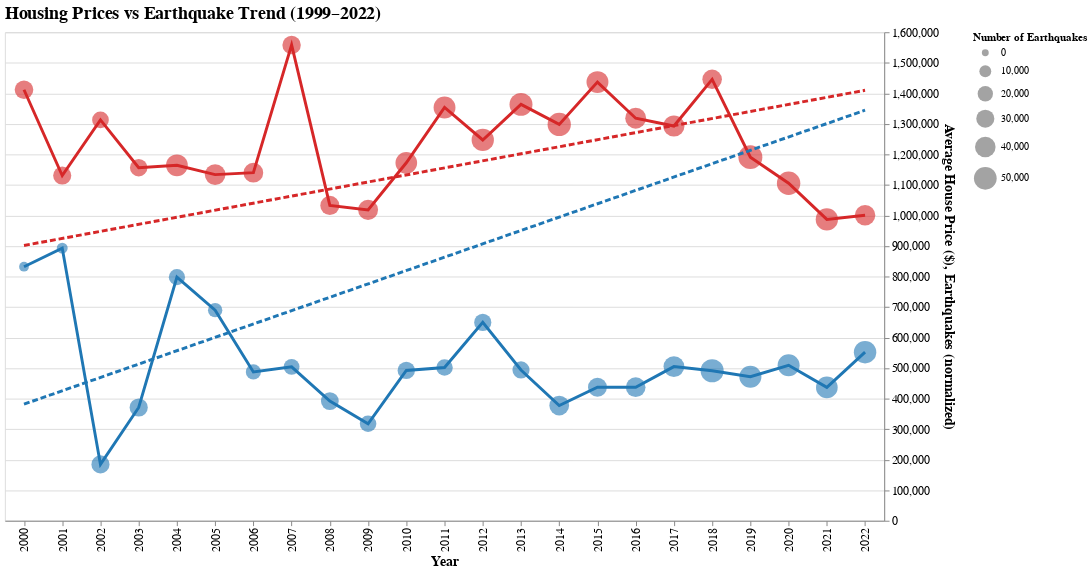

The cell this chart's notebook holds for it:
### Markdown cell above
# Dernière Visualisation

### Code cell
import altair as alt
import pandas as pd

# --- Filter data between 1999 and 2022 ---
df = df_state_AC[
    (df_state_AC['year'] >= 1999) &
    (df_state_AC['year'] <= 2022)
].copy()

df = df.dropna(subset=["avg_price", "n_earthquakes"])

# --- Compute normalization for earthquakes ---
ymin = df["avg_price"].min()
ymax = df["avg_price"].max()

df["eq_norm"] = (
    (df["n_earthquakes"] - df["n_earthquakes"].min()) /
    (df["n_earthquakes"].max() - df["n_earthquakes"].min())
) * (ymax - ymin) + ymin

# ------------------------------------
# AXIS DEFINITIONS
# ------------------------------------
left_axis = alt.Axis(title="Average House Price ($)")
right_axis = alt.Axis(title="Earthquakes (normalized)", orient="right")

# ------------------------------------
# SCATTER (left axis)
# ------------------------------------
scatter = (
    alt.Chart(df)
    .mark_circle(opacity=0.6)
    .encode(
        x=alt.X("year:O", title="Year"),
        y=alt.Y("avg_price:Q", axis=left_axis),
        size=alt.Size("n_earthquakes:Q",
                      title="Number of Earthquakes",
                      scale=alt.Scale(range=[50, 600])),
        color=alt.Color("state:N",
                        scale=alt.Scale(
                            domain=["Alaska", "California"],
                            range=["#1f77b4", "#d62728"]
                        )),
        tooltip=["state", "year", "avg_price", "n_earthquakes"]
    )
)

# ------------------------------------
# EARTHQUAKE REGRESSION (right axis)
# ------------------------------------
reg_right = (
    alt.Chart(df)
    .transform_regression("year", "eq_norm", groupby=["state"])
    .mark_line(size=3, strokeDash=[6,3])
    .encode(
        x="year:O",
        y=alt.Y("eq_norm:Q", axis=right_axis),
        color=alt.Color(
            "state:N",
            scale=alt.Scale(
                domain=["Alaska", "California"],
                range=["#1f77b4", "#d62728"]
            ),
            legend=None
        ),
        tooltip=["state", "year", "n_earthquakes"]
    )
)

# ------------------------------------
# PRICE LINE (left axis)
# ------------------------------------
price_line = (
    alt.Chart(df)
    .mark_line(size=3)
    .encode(
        x="year:O",
        y=alt.Y("avg_price:Q"),
        color=alt.Color(
            "state:N",
            scale=alt.Scale(
                domain=["Alaska", "California"],
                range=["#1f77b4", "#d62728"]
            ),
            title="States"
        )
    )
)

# ------------------------------------
# FINAL CHART
# ------------------------------------
chart = (
    (scatter + price_line + reg_right)
    .properties(
        width=900,
        height=500,
        title="Housing Prices vs Earthquake Trend (1999–2022)"
    )
    .configure_axis(labelFontSize=12, titleFontSize=14)
    .configure_title(fontSize=18, anchor="start")
)

chart

### Figure 1 — Vega-Lite specification as saved in the notebook (floating-point values rounded to 4 significant figures)
{"config": {"view": {"continuousWidth": 300, "continuousHeight": 300}, "axis": {"labelFontSize": 12, "titleFontSize": 14}, "title": {"anchor": "start", "fontSize": 18}}, "layer": [{"mark": {"type": "circle", "opacity": 0.6}, "encoding": {"color": {"field": "state", "scale": {"domain": ["Alaska", "California"], "range": ["#1f77b4", "#d62728"]}, "type": "nominal"}, "size": {"field": "n_earthquakes", "scale": {"range": [50, 600]}, "title": "Number of Earthquakes", "type": "quantitative"}, "tooltip": [{"field": "state", "type": "nominal"}, {"field": "year", "type": "quantitative"}, {"field": "avg_price", "type": "quantitative"}, {"field": "n_earthquakes", "type": "quantitative"}], "x": {"field": "year", "title": "Year", "type": "ordinal"}, "y": {"axis": {"title": "Average House Price ($)"}, "field": "avg_price", "type": "quantitative"}}}, {"mark": {"type": "line", "size": 3}, "encoding": {"color": {"field": "state", "scale": {"domain": ["Alaska", "California"], "range": ["#1f77b4", "#d62728"]}, "title": "States", "type": "nominal"}, "x": {"field": "year", "type": "ordinal"}, "y": {"field": "avg_price", "type": "quantitative"}}}, {"mark": {"type": "line", "size": 3, "strokeDash": [6, 3]}, "encoding": {"color": {"field": "state", "legend": null, "scale": {"domain": ["Alaska", "California"], "range": ["#1f77b4", "#d62728"]}, "type": "nominal"}, "tooltip": [{"field": "state", "type": "nominal"}, {"field": "year", "type": "quantitative"}, {"field": "n_earthquakes", "type": "quantitative"}], "x": {"field": "year", "type": "ordinal"}, "y": {"axis": {"orient": "right", "title": "Earthquakes (normalized)"}, "field": "eq_norm", "type": "quantitative"}}, "transform": [{"on": "year", "regression": "eq_norm", "groupby": ["state"]}]}], "data": {"name": "data-68cffd301639fc142f9815e909d5a8b1"}, "height": 500, "title": "Housing Prices vs Earthquake Trend (1999–2022)", "width": 900, "$schema": "https://vega.github.io/schema/vega-lite/v5.20.1.json", "datasets": {"data-68cffd301639fc142f9815e909d5a8b1": [{"state": "Alaska", "state_fips": "02", "year": 2000, "n_earthquakes": 5085.0, "avg_magnitude": 2.145, "max_magnitude": 6.5, "avg_depth": 51.67, "n_properties": 2.0, "avg_price": 832000.0, "median_price": 832000.0, "avg_bedrooms": 4.0, "avg_bathrooms": 2.5, "eq_norm": 184500.0}, {"state": "Alaska", "state_fips": "02", "year": 2001, "n_earthquakes": 7609.0, "avg_magnitude": 2.018, "max_magnitude": 6.9, "avg_depth": 46.77, "n_properties": 3.0, "avg_price": 893000.0, "median_price": 650000.0, "avg_bedrooms": 5.0, "avg_bathrooms": 5.0, "eq_norm": 252600.0}, {"state": "Alaska", "state_fips": "02", "year": 2002, "n_earthquakes": 29940.0, "avg_magnitude": 1.718, "max_magnitude": 7.9, "avg_depth": 20.2, "n_properties": 2.0, "avg_price": 184500.0, "median_price": 184500.0, "avg_bedrooms": 2.5, "avg_bathrooms": 2.0, "eq_norm": 855400.0}, {"state": "Alaska", "state_fips": "02", "year": 2003, "n_earthquakes": 30100.0, "avg_magnitude": 1.622, "max_magnitude": 6.9, "avg_depth": 26.66, "n_properties": 3.0, "avg_price": 371000.0, "median_price": 319000.0, "avg_bedrooms": 3.667, "avg_bathrooms": 2.0, "eq_norm": 859700.0}, {"state": "Alaska", "state_fips": "02", "year": 2004, "n_earthquakes": 22900.0, "avg_magnitude": 1.641, "max_magnitude": 6.8, "avg_depth": 37.62, "n_properties": 11.0, "avg_price": 797900.0, "median_price": 648000.0, "avg_bedrooms": 4.636, "avg_bathrooms": 3.727, "eq_norm": 665400.0}, {"state": "Alaska", "state_fips": "02", "year": 2005, "n_earthquakes": 16890.0, "avg_magnitude": 1.838, "max_magnitude": 6.8, "avg_depth": 38.67, "n_properties": 7.0, "avg_price": 689600.0, "median_price": 579000.0, "avg_bedrooms": 5.571, "avg_bathrooms": 3.714, "eq_norm": 503100.0}, {"state": "Alaska", "state_fips": "02", "year": 2006, "n_earthquakes": 19370.0, "avg_magnitude": 1.932, "max_magnitude": 6.6, "avg_depth": 36.14, "n_properties": 10.0, "avg_price": 487500.0, "median_price": 506000.0, "avg_bedrooms": 4.4, "avg_bathrooms": 2.8, "eq_norm": 570100.0}, {"state": "Alaska", "state_fips": "02", "year": 2007, "n_earthquakes": 21540.0, "avg_magnitude": 1.816, "max_magnitude": 7.2, "avg_depth": 32.99, "n_properties": 9.0, "avg_price": 504100.0, "median_price": 499000.0, "avg_bedrooms": 4.444, "avg_bathrooms": 3.444, "eq_norm": 628700.0}, {"state": "Alaska", "state_fips": "02", "year": 2008, "n_earthquakes": 28580.0, "avg_magnitude": 1.683, "max_magnitude": 6.6, "avg_depth": 29.35, "n_properties": 8.0, "avg_price": 391800.0, "median_price": 400000.0, "avg_bedrooms": 3.875, "avg_bathrooms": 2.625, "eq_norm": 818600.0}, {"state": "Alaska", "state_fips": "02", "year": 2009, "n_earthquakes": 24040.0, "avg_magnitude": 1.602, "max_magnitude": 6.5, "avg_depth": 34.36, "n_properties": 6.0, "avg_price": 317600.0, "median_price": 300000.0, "avg_bedrooms": 2.667, "avg_bathrooms": 2.167, "eq_norm": 696000.0}, {"state": "Alaska", "state_fips": "02", "year": 2010, "n_earthquakes": 27080.0, "avg_magnitude": 1.844, "max_magnitude": 6.7, "avg_depth": 32.31, "n_properties": 9.0, "avg_price": 492300.0, "median_price": 452000.0, "avg_bedrooms": 4.0, "avg_bathrooms": 2.778, "eq_norm": 778200.0}, {"state": "Alaska", "state_fips": "02", "year": 2011, "n_earthquakes": 23910.0, "avg_magnitude": 1.661, "max_magnitude": 6.9, "avg_depth": 37.42, "n_properties": 7.0, "avg_price": 501900.0, "median_price": 439000.0, "avg_bedrooms": 3.286, "avg_bathrooms": 2.714, "eq_norm": 692500.0}, {"state": "Alaska", "state_fips": "02", "year": 2012, "n_earthquakes": 26530.0, "avg_magnitude": 1.585, "max_magnitude": 6.4, "avg_depth": 37.04, "n_properties": 12.0, "avg_price": 649600.0, "median_price": 397400.0, "avg_bedrooms": 3.333, "avg_bathrooms": 2.833, "eq_norm": 763400.0}, {"state": "Alaska", "state_fips": "02", "year": 2013, "n_earthquakes": 26310.0, "avg_magnitude": 1.63, "max_magnitude": 7.5, "avg_depth": 41.39, "n_properties": 12.0, "avg_price": 493900.0, "median_price": 468900.0, "avg_bedrooms": 3.75, "avg_bathrooms": 2.917, "eq_norm": 757300.0}, {"state": "Alaska", "state_fips": "02", "year": 2014, "n_earthquakes": 36490.0, "avg_magnitude": 1.473, "max_magnitude": 6.3, "avg_depth": 37.93, "n_properties": 15.0, "avg_price": 377100.0, "median_price": 350000.0, "avg_bedrooms": 3.533, "avg_bathrooms": 2.333, "eq_norm": 1032000.0}, {"state": "Alaska", "state_fips": "02", "year": 2015, "n_earthquakes": 32970.0, "avg_magnitude": 1.569, "max_magnitude": 6.8, "avg_depth": 40.96, "n_properties": 24.0, "avg_price": 437300.0, "median_price": 372200.0, "avg_bedrooms": 3.333, "avg_bathrooms": 2.667, "eq_norm": 937100.0}, {"state": "Alaska", "state_fips": "02", "year": 2016, "n_earthquakes": 35990.0, "avg_magnitude": 1.544, "max_magnitude": 7.1, "avg_depth": 42.01, "n_properties": 22.0, "avg_price": 437400.0, "median_price": 431000.0, "avg_bedrooms": 3.682, "avg_bathrooms": 2.591, "eq_norm": 1019000.0}, {"state": "Alaska", "state_fips": "02", "year": 2017, "n_earthquakes": 41160.0, "avg_magnitude": 1.561, "max_magnitude": 6.8, "avg_depth": 35.37, "n_properties": 17.0, "avg_price": 504900.0, "median_price": 435000.0, "avg_bedrooms": 3.647, "avg_bathrooms": 2.529, "eq_norm": 1158000.0}, {"state": "Alaska", "state_fips": "02", "year": 2018, "n_earthquakes": 51840.0, "avg_magnitude": 1.598, "max_magnitude": 7.9, "avg_depth": 29.83, "n_properties": 36.0, "avg_price": 491200.0, "median_price": 463500.0, "avg_bedrooms": 3.778, "avg_bathrooms": 2.889, "eq_norm": 1447000.0}, {"state": "Alaska", "state_fips": "02", "year": 2019, "n_earthquakes": 46790.0, "avg_magnitude": 1.378, "max_magnitude": 6.3, "avg_depth": 28.91, "n_properties": 32.0, "avg_price": 471900.0, "median_price": 437000.0, "avg_bedrooms": 3.531, "avg_bathrooms": 2.594, "eq_norm": 1310000.0}, {"state": "Alaska", "state_fips": "02", "year": 2020, "n_earthquakes": 46480.0, "avg_magnitude": 1.384, "max_magnitude": 7.8, "avg_depth": 30.28, "n_properties": 21.0, "avg_price": 509100.0, "median_price": 460000.0, "avg_bedrooms": 3.381, "avg_bathrooms": 2.81, "eq_norm": 1302000.0}, {"state": "Alaska", "state_fips": "02", "year": 2021, "n_earthquakes": 45000.0, "avg_magnitude": 1.421, "max_magnitude": 6.9, "avg_depth": 34.25, "n_properties": 16.0, "avg_price": 436800.0, "median_price": 412500.0, "avg_bedrooms": 3.125, "avg_bathrooms": 2.375, "eq_norm": 1262000.0}, {"state": "Alaska", "state_fips": "02", "year": 2022, "n_earthquakes": 48680.0, "avg_magnitude": 1.42, "max_magnitude": 6.8, "avg_depth": 37.48, "n_properties": 3.0, "avg_price": 552200.0, "median_price": 539000.0, "avg_bedrooms": 3.333, "avg_bathrooms": 2.0, "eq_norm": 1361000.0}, {"state": "California", "state_fips": "06", "year": 2000, "n_earthquakes": 31980.0, "avg_magnitude": 1.466, "max_magnitude": 5.7, "avg_depth": 5.622, "n_properties": 909.0, "avg_price": 1412000.0, "median_price": 775000.0, "avg_bedrooms": 3.483, "avg_bathrooms": 2.758, "eq_norm": 910400.0}, {"state": "California", "state_fips": "06", "year": 2001, "n_earthquakes": 29830.0, "avg_magnitude": 1.49, "max_magnitude": 5.3, "avg_depth": 5.668, "n_properties": 899.0, "avg_price": 1131000.0, "median_price": 760000.0, "avg_bedrooms": 3.502, "avg_bathrooms": 2.732, "eq_norm": 852300.0}, {"state": "California", "state_fips": "06", "year": 2002, "n_earthquakes": 24680.0, "avg_magnitude": 1.373, "max_magnitude": 5.2, "avg_depth": 5.839, "n_properties": 1059.0, "avg_price": 1313000.0, "median_price": 799000.0, "avg_bedrooms": 3.547, "avg_bathrooms": 2.823, "eq_norm": 713400.0}, {"state": "California", "state_fips": "06", "year": 2003, "n_earthquakes": 27580.0, "avg_magnitude": 1.421, "max_magnitude": 6.5, "avg_depth": 6.089, "n_properties": 1292.0, "avg_price": 1156000.0, "median_price": 750000.0, "avg_bedrooms": 3.524, "avg_bathrooms": 2.714, "eq_norm": 791800.0}, {"state": "California", "state_fips": "06", "year": 2004, "n_earthquakes": 45420.0, "avg_magnitude": 1.281, "max_magnitude": 5.97, "avg_depth": 5.354, "n_properties": 1500.0, "avg_price": 1164000.0, "median_price": 714000.0, "avg_bedrooms": 3.562, "avg_bathrooms": 2.798, "eq_norm": 1273000.0}, {"state": "California", "state_fips": "06", "year": 2005, "n_earthquakes": 40560.0, "avg_magnitude": 1.148, "max_magnitude": 7.2, "avg_depth": 5.229, "n_properties": 1453.0, "avg_price": 1134000.0, "median_price": 699000.0, "avg_bedrooms": 3.589, "avg_bathrooms": 2.811, "eq_norm": 1142000.0}, {"state": "California", "state_fips": "06", "year": 2006, "n_earthquakes": 36260.0, "avg_magnitude": 1.114, "max_magnitude": 5.0, "avg_depth": 4.863, "n_properties": 1122.0, "avg_price": 1140000.0, "median_price": 699000.0, "avg_bedrooms": 3.503, "avg_bathrooms": 2.77, "eq_norm": 1026000.0}, {"state": "California", "state_fips": "06", "year": 2007, "n_earthquakes": 31250.0, "avg_magnitude": 1.143, "max_magnitude": 5.4, "avg_depth": 5.94, "n_properties": 949.0, "avg_price": 1558000.0, "median_price": 739000.0, "avg_bedrooms": 3.466, "avg_bathrooms": 2.81, "eq_norm": 890800.0}, {"state": "California", "state_fips": "06", "year": 2008, "n_earthquakes": 33850.0, "avg_magnitude": 1.09, "max_magnitude": 5.9, "avg_depth": 5.542, "n_properties": 1146.0, "avg_price": 1033000.0, "median_price": 670500.0, "avg_bedrooms": 3.515, "avg_bathrooms": 2.698, "eq_norm": 961000.0}, {"state": "California", "state_fips": "06", "year": 2009, "n_earthquakes": 37610.0, "avg_magnitude": 1.053, "max_magnitude": 5.19, "avg_depth": 5.462, "n_properties": 1244.0, "avg_price": 1018000.0, "median_price": 631000.0, "avg_bedrooms": 3.537, "avg_bathrooms": 2.65, "eq_norm": 1062000.0}, {"state": "California", "state_fips": "06", "year": 2010, "n_earthquakes": 44960.0, "avg_magnitude": 1.045, "max_magnitude": 6.5, "avg_depth": 5.239, "n_properties": 1244.0, "avg_price": 1172000.0, "median_price": 660000.0, "avg_bedrooms": 3.499, "avg_bathrooms": 2.74, "eq_norm": 1261000.0}, {"state": "California", "state_fips": "06", "year": 2011, "n_earthquakes": 45890.0, "avg_magnitude": 0.8962, "max_magnitude": 4.73, "avg_depth": 5.418, "n_properties": 1331.0, "avg_price": 1354000.0, "median_price": 695000.0, "avg_bedrooms": 3.477, "avg_bathrooms": 2.794, "eq_norm": 1286000.0}, {"state": "California", "state_fips": "06", "year": 2012, "n_earthquakes": 47880.0, "avg_magnitude": 0.9076, "max_magnitude": 6.3, "avg_depth": 5.033, "n_properties": 1470.0, "avg_price": 1247000.0, "median_price": 729400.0, "avg_bedrooms": 3.412, "avg_bathrooms": 2.717, "eq_norm": 1340000.0}, {"state": "California", "state_fips": "06", "year": 2013, "n_earthquakes": 51140.0, "avg_magnitude": 0.8954, "max_magnitude": 5.69, "avg_depth": 5.302, "n_properties": 1830.0, "avg_price": 1364000.0, "median_price": 750000.0, "avg_bedrooms": 3.505, "avg_bathrooms": 2.792, "eq_norm": 1428000.0}, {"state": "California", "state_fips": "06", "year": 2014, "n_earthquakes": 52930.0, "avg_magnitude": 0.9232, "max_magnitude": 6.8, "avg_depth": 4.924, "n_properties": 1905.0, "avg_price": 1298000.0, "median_price": 759800.0, "avg_bedrooms": 3.538, "avg_bathrooms": 2.854, "eq_norm": 1476000.0}, {"state": "California", "state_fips": "06", "year": 2015, "n_earthquakes": 46150.0, "avg_magnitude": 0.966, "max_magnitude": 5.72, "avg_depth": 5.768, "n_properties": 2420.0, "avg_price": 1437000.0, "median_price": 761200.0, "avg_bedrooms": 3.501, "avg_bathrooms": 2.879, "eq_norm": 1293000.0}, {"state": "California", "state_fips": "06", "year": 2016, "n_earthquakes": 41280.0, "avg_magnitude": 0.9512, "max_magnitude": 6.6, "avg_depth": 5.811, "n_properties": 2659.0, "avg_price": 1318000.0, "median_price": 745000.0, "avg_bedrooms": 3.498, "avg_bathrooms": 2.829, "eq_norm": 1161000.0}, {"state": "California", "state_fips": "06", "year": 2017, "n_earthquakes": 42840.0, "avg_magnitude": 0.9516, "max_magnitude": 5.7, "avg_depth": 5.27, "n_properties": 3111.0, "avg_price": 1293000.0, "median_price": 729000.0, "avg_bedrooms": 3.565, "avg_bathrooms": 2.86, "eq_norm": 1204000.0}, {"state": "California", "state_fips": "06", "year": 2018, "n_earthquakes": 35700.0, "avg_magnitude": 0.9173, "max_magnitude": 5.8, "avg_depth": 5.671, "n_properties": 3138.0, "avg_price": 1446000.0, "median_price": 715000.0, "avg_bedrooms": 3.505, "avg_bathrooms": 2.837, "eq_norm": 1011000.0}, {"state": "California", "state_fips": "06", "year": 2019, "n_earthquakes": 55980.0, "avg_magnitude": 0.9967, "max_magnitude": 5.58, "avg_depth": 5.581, "n_properties": 3252.0, "avg_price": 1191000.0, "median_price": 699000.0, "avg_bedrooms": 3.549, "avg_bathrooms": 2.845, "eq_norm": 1558000.0}, {"state": "California", "state_fips": "06", "year": 2020, "n_earthquakes": 53430.0, "avg_magnitude": 0.9698, "max_magnitude": 5.77, "avg_depth": 6.129, "n_properties": 2783.0, "avg_price": 1106000.0, "median_price": 689000.0, "avg_bedrooms": 3.539, "avg_bathrooms": 2.8, "eq_norm": 1489000.0}, {"state": "California", "state_fips": "06", "year": 2021, "n_earthquakes": 47770.0, "avg_magnitude": 1.05, "max_magnitude": 6.2, "avg_depth": 5.84, "n_properties": 32600.0, "avg_price": 987100.0, "median_price": 699000.0, "avg_bedrooms": 3.289, "avg_bathrooms": 2.489, "eq_norm": 1337000.0}, {"state": "California", "state_fips": "06", "year": 2022, "n_earthquakes": 39540.0, "avg_magnitude": 0.9984, "max_magnitude": 6.4, "avg_depth": 5.998, "n_properties": 78640.0, "avg_price": 1001000.0, "median_price": 725000.0, "avg_bedrooms": 3.255, "avg_bathrooms": 2.482, "eq_norm": 1114000.0}]}}
